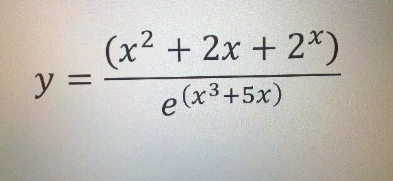
#> input picture python test scripts/testImage.PNG, 393 x 181 px, found by its file name
$ python 'image binarisation.py'
#> lines starting #> are read from the running program, lines starting #| are printed output that depends on the picture
from skimage.filters.rank import median
from skimage.morphology import disk
import numpy as np
import matplotlib.pyplot as plt

from skimage import img_as_ubyte
from skimage import data

from skimage import io
from skimage.color import rgb2gray

image = io.imread('testImage.png')  # load test image
#> image is the input picture: shape (181, 393, 4); mean R, G, B, A 193.5, 190.4, 184.4, 255
grayscale = img_as_ubyte(rgb2gray(image))   # convert to grayscale and shove into unsigned integer array
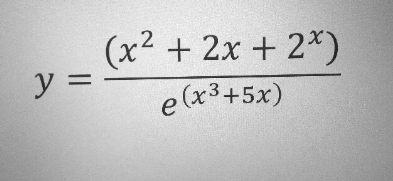
#> grayscale: shape (181, 393); min 22, max 251, mean 190.6

fig, (ax1, ax2, ax3) = plt.subplots(1, 3, figsize=(15, 5))

rankFiltered = median(grayscale, disk(160)) # rank filtering at 160th maximum pixel
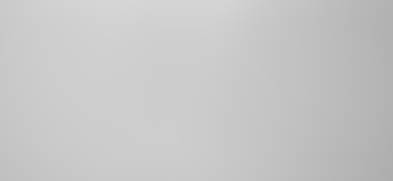
#> rankFiltered: shape (181, 393); min 174, max 213, mean 198.2

# background subtraction. using np.clip to keep unsigned pixel values within 0 and 255 otherwise negative values and unsigned integers have aneurism
subtracted = np.subtract(rankFiltered.astype(np.int16), grayscale).clip(0, 255).astype(np.uint8)
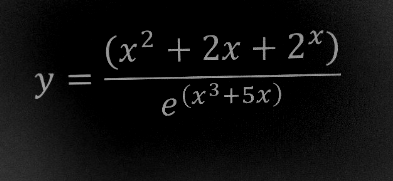
#> subtracted: shape (181, 393); min 0, max 174, mean 13.5
# can be commented out depending on whether we want to invert the colours of the subtracted output, original is white text against black background
subtracted = np.invert(subtracted)
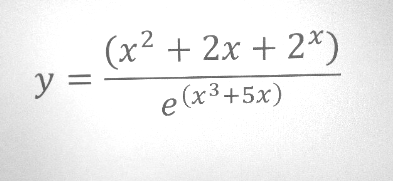
#> subtracted: shape (181, 393); min 81, max 255, mean 241.5

ax1.imshow(subtracted, vmin=0, vmax=255, cmap=plt.cm.gray)
ax1.axis('off')

ax2.imshow(grayscale, vmin=0, vmax=255, cmap=plt.cm.gray)
ax2.axis('off')

ax3.imshow(rankFiltered, vmin=0, vmax=255, cmap=plt.cm.gray)
ax3.axis('off')

plt.show()
